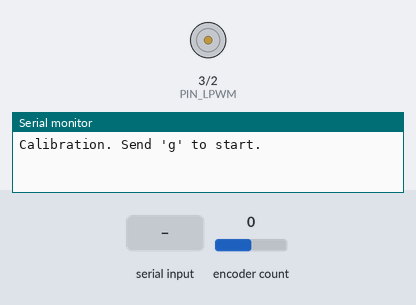
Bench run of a sketch on a simulated Teensy 4. On the bench: motor-driver pin pairs drawn as motors (green arrow = first pin HIGH = forward, orange = second pin HIGH = backward, longer = more drive), the last lines printed to the serial monitor. Inputs (shaded band) come from the test bench; at power-on: encoder count 0.

Above: at 1.2 s.
1.3 s: "g" received over Serial
At 1.7 s:
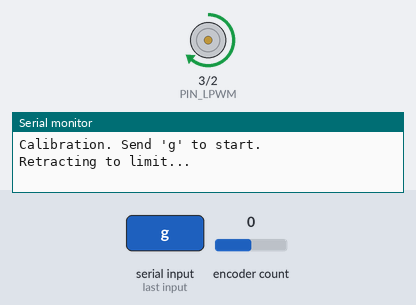
At 4.5 s:
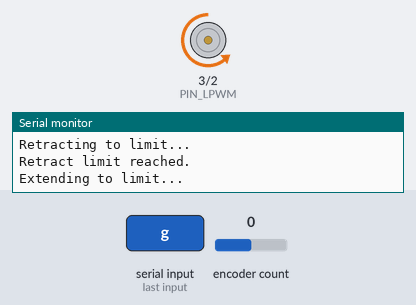
Timing chart, 0 to 8.3 s (numbered marks = the images above; inputs shaded):
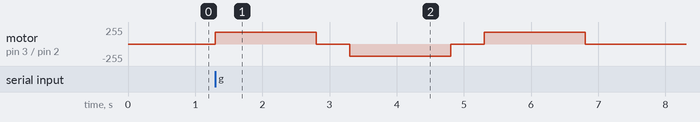

The sketch:

URI2026_CALIBRATION.ino
```cpp
// ============================================================
// Linear Actuator Calibration — Teensy 4.1 + BTS7960
// PA-HD2-4-2000-HS-12VDC (Quadrature Hall Effect Encoder)
//
// What this does:
//   1. Retracts the actuator until it hits the limit switch
//   2. Records the encoder count at that limit
//   3. Extends the actuator until it hits the other limit
//   4. Records the encoder count at that limit
//   5. Prints the difference (total counts over 4" stroke)
//   6. Retracts back home
//
// How to use:
//   Open Serial Monitor at 115200 baud
//   Send 'g' to start calibration
//   Keep hands clear — it moves on its own!
//
// Wiring:
//   Pin 2 → BTS7960 RPWM  (extend direction)
//   Pin 3 → BTS7960 LPWM  (retract direction)
//   Pin 4 → Encoder Brown  (Hall A)
//   Pin 5 → Encoder Green  (Hall B)
//   Encoder Red → 3.3V
//   Encoder Black → GND
// ============================================================

#include <Encoder.h>

// --- Pin assignments ---
constexpr uint8_t  PIN_RPWM  = 2;
constexpr uint8_t  PIN_LPWM  = 3;
constexpr uint8_t  PIN_ENC_A = 4;
constexpr uint8_t  PIN_ENC_B = 5;

// --- Settings ---
constexpr uint16_t PWM_FREQ  = 20000;  // 20kHz — above human hearing
constexpr uint8_t  CAL_PWM   = 180;    // drive strength during calibration
constexpr uint16_t STALL_MS  = 1500;   // if encoder doesn't change for this long, we hit a limit

// --- Encoder object (handles quadrature counting automatically) ---
Encoder encoder(PIN_ENC_A, PIN_ENC_B);

// --- State tracking ---
long lastPos = 0;
unsigned long lastMoveTime = 0;
long retractCount = 0;
long extendCount = 0;

// --- State machine for the calibration sequence ---
enum State { WAITING, RETRACTING, EXTENDING, HOMING };
State state = WAITING;

// --- Motor control: positive = extend, negative = retract, 0 = stop ---
void driveMotor(int pwm) {
  pwm = constrain(pwm, -255, 255);
  if (pwm > 0) {
    analogWrite(PIN_LPWM, 0);
    analogWrite(PIN_RPWM, pwm);
  } else if (pwm < 0) {
    analogWrite(PIN_RPWM, 0);
    analogWrite(PIN_LPWM, -pwm);
  } else {
    analogWrite(PIN_RPWM, 0);
    analogWrite(PIN_LPWM, 0);
  }
}

// --- Returns true if the encoder hasn't moved for STALL_MS ---
bool stalled() {
  long pos = encoder.read();
  if (pos != lastPos) {
    lastPos = pos;
    lastMoveTime = millis();
    return false;
  }
  return (millis() - lastMoveTime > STALL_MS);
}

void setup() {
  Serial.begin(115200);
  while (!Serial && millis() < 3000) {}

  pinMode(PIN_RPWM, OUTPUT);
  pinMode(PIN_LPWM, OUTPUT);
  driveMotor(0);

  analogWriteFrequency(PIN_RPWM, PWM_FREQ);
  analogWriteFrequency(PIN_LPWM, PWM_FREQ);
  analogWriteResolution(8);

  Serial.println("Calibration. Send 'g' to start.");
}

void loop() {
  // --- Wait for 'g' command to begin ---
  if (Serial.available()) {
    char c = Serial.read();
    while (Serial.available()) Serial.read();
    if ((c == 'g' || c == 'G') && state == WAITING) {
      encoder.write(0);
      state = RETRACTING;
      driveMotor(-CAL_PWM);
      lastMoveTime = millis();
      lastPos = 0;
      Serial.println("Retracting to limit...");
    }
  }

  // --- Step 1: Retract until stall ---
  if (state == RETRACTING && stalled()) {
    driveMotor(0);
    retractCount = encoder.read();
    Serial.println("Retract limit reached.");
    delay(500);
    state = EXTENDING;
    driveMotor(CAL_PWM);
    lastMoveTime = millis();
    lastPos = encoder.read();
    Serial.println("Extending to limit...");
  }

  // --- Step 2: Extend until stall ---
  if (state == EXTENDING && stalled()) {
    driveMotor(0);
    extendCount = encoder.read();
    long total = extendCount - retractCount;
    Serial.println("Extend limit reached.");

    // --- Print results ---
    Serial.println("\n===== RESULTS =====");
    Serial.printf("Retract count: %ld\n", retractCount);
    Serial.printf("Extend count:  %ld\n", extendCount);
    Serial.printf("Total range:   %ld counts\n", total);
    Serial.printf("Counts/inch:   %ld\n", total / 4);
    Serial.printf("Counts/mm:     %.1f\n", total / 101.6);
    Serial.println("===================\n");

    delay(500);
    state = HOMING;
    driveMotor(-CAL_PWM);
    lastMoveTime = millis();
    lastPos = encoder.read();
    Serial.println("Returning home...");
  }

  // --- Step 3: Return to retract limit ---
  if (state == HOMING && stalled()) {
    driveMotor(0);
    Serial.printf("Home. Encoder: %ld\n", encoder.read());
    Serial.println("Done. Send 'g' to run again.");
    state = WAITING;
  }
}
```

Measured:
- after the input at 1.3 s, motor on pin 3 (PIN_LPWM) / pin 2 (PIN_RPWM): stopped → forward 180/255 at once, → stopped 1.5 s later, → backward 180/255 0.50 s later, → stopped 1.5 s later, … (6 changes in this stretch)
